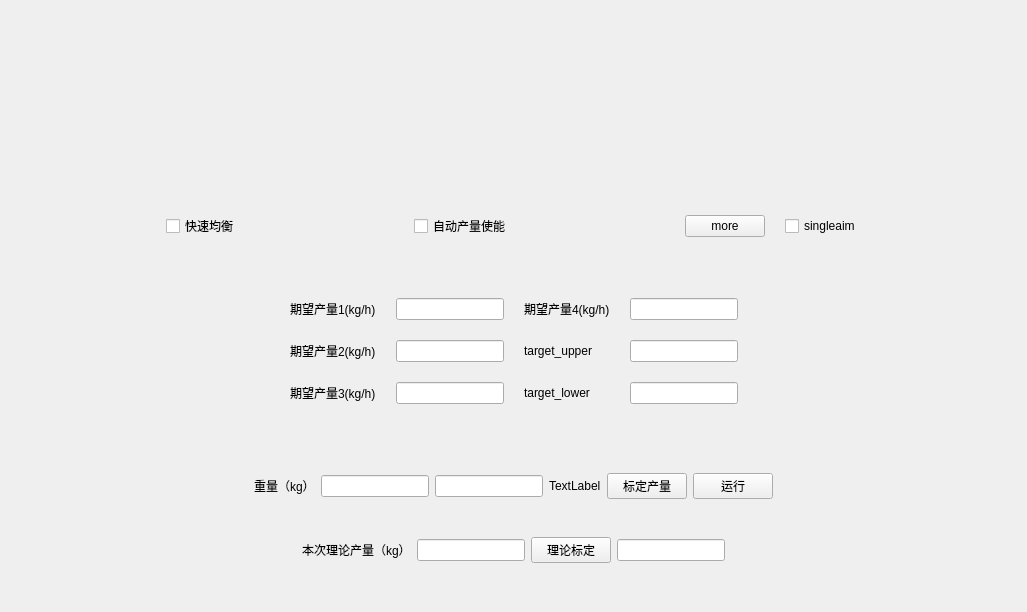
<?xml version="1.0" encoding="UTF-8"?>
<ui version="4.0">
 <class>FeederAotuAjust</class>
 <widget class="QWidget" name="FeederAotuAjust">
  <property name="geometry">
   <rect>
    <x>0</x>
    <y>0</y>
    <width>1027</width>
    <height>612</height>
   </rect>
  </property>
  <property name="windowTitle">
   <string notr="true">Form</string>
  </property>
  <layout class="QVBoxLayout" name="verticalLayout" stretch="1,0,1,0,3,0,0,0">
   <property name="spacing">
    <number>20</number>
   </property>
   <property name="bottomMargin">
    <number>40</number>
   </property>
   <item>
    <layout class="QHBoxLayout" name="horizontalLayout_5">
     <item>
      <spacer name="horizontalSpacer_7">
       <property name="orientation">
        <enum>Qt::Horizontal</enum>
       </property>
       <property name="sizeHint" stdset="0">
        <size>
         <width>40</width>
         <height>20</height>
        </size>
       </property>
      </spacer>
     </item>
     <item>
      <widget class="UiGroupWidget" name="groupWidget" native="true"/>
     </item>
     <item>
      <spacer name="horizontalSpacer_8">
       <property name="orientation">
        <enum>Qt::Horizontal</enum>
       </property>
       <property name="sizeHint" stdset="0">
        <size>
         <width>40</width>
         <height>20</height>
        </size>
       </property>
      </spacer>
     </item>
    </layout>
   </item>
   <item>
    <spacer name="verticalSpacer">
     <property name="orientation">
      <enum>Qt::Vertical</enum>
     </property>
     <property name="sizeHint" stdset="0">
      <size>
       <width>20</width>
       <height>40</height>
      </size>
     </property>
    </spacer>
   </item>
   <item>
    <layout class="QHBoxLayout" name="horizontalLayout_2">
     <item>
      <spacer name="horizontalSpacer">
       <property name="orientation">
        <enum>Qt::Horizontal</enum>
       </property>
       <property name="sizeHint" stdset="0">
        <size>
         <width>40</width>
         <height>20</height>
        </size>
       </property>
      </spacer>
     </item>
     <item>
      <widget class="QCheckBox" name="checkBox_quick_balance">
       <property name="text">
        <string notr="true">快速均衡</string>
       </property>
      </widget>
     </item>
     <item>
      <spacer name="horizontalSpacer_11">
       <property name="orientation">
        <enum>Qt::Horizontal</enum>
       </property>
       <property name="sizeHint" stdset="0">
        <size>
         <width>40</width>
         <height>20</height>
        </size>
       </property>
      </spacer>
     </item>
     <item>
      <layout class="QHBoxLayout" name="horizontalLayout">
       <item>
        <widget class="QCheckBox" name="checkBox_enable">
         <property name="text">
          <string notr="true">自动产量使能</string>
         </property>
        </widget>
       </item>
      </layout>
     </item>
     <item>
      <spacer name="horizontalSpacer_12">
       <property name="orientation">
        <enum>Qt::Horizontal</enum>
       </property>
       <property name="sizeHint" stdset="0">
        <size>
         <width>40</width>
         <height>20</height>
        </size>
       </property>
      </spacer>
     </item>
     <item>
      <widget class="QPushButton" name="chuteBalSetBtn">
       <property name="text">
        <string>more</string>
       </property>
      </widget>
     </item>
     <item>
      <widget class="QCheckBox" name="singleaimcheckBox">
       <property name="text">
        <string notr="true">singleaim</string>
       </property>
      </widget>
     </item>
     <item>
      <spacer name="horizontalSpacer_2">
       <property name="orientation">
        <enum>Qt::Horizontal</enum>
       </property>
       <property name="sizeHint" stdset="0">
        <size>
         <width>40</width>
         <height>20</height>
        </size>
       </property>
      </spacer>
     </item>
    </layout>
   </item>
   <item>
    <spacer name="verticalSpacer_3">
     <property name="orientation">
      <enum>Qt::Vertical</enum>
     </property>
     <property name="sizeHint" stdset="0">
      <size>
       <width>20</width>
       <height>40</height>
      </size>
     </property>
    </spacer>
   </item>
   <item>
    <layout class="QHBoxLayout" name="horizontalLayout_3">
     <item>
      <spacer name="horizontalSpacer_3">
       <property name="orientation">
        <enum>Qt::Horizontal</enum>
       </property>
       <property name="sizeHint" stdset="0">
        <size>
         <width>40</width>
         <height>20</height>
        </size>
       </property>
      </spacer>
     </item>
     <item>
      <layout class="QGridLayout" name="gridLayout">
       <item row="0" column="0">
        <widget class="QLabel" name="label_target_1">
         <property name="text">
          <string notr="true">期望产量1(kg/h)</string>
         </property>
        </widget>
       </item>
       <item row="2" column="1">
        <widget class="myLineEdit" name="target_flow_2_edit">
         <property name="alignment">
          <set>Qt::AlignCenter</set>
         </property>
        </widget>
       </item>
       <item row="2" column="0">
        <widget class="QLabel" name="label_target_2">
         <property name="text">
          <string notr="true">期望产量2(kg/h)</string>
         </property>
        </widget>
       </item>
       <item row="0" column="1">
        <widget class="myLineEdit" name="target_flow_1_edit">
         <property name="alignment">
          <set>Qt::AlignCenter</set>
         </property>
        </widget>
       </item>
       <item row="3" column="1">
        <widget class="myLineEdit" name="target_flow_3_edit">
         <property name="alignment">
          <set>Qt::AlignCenter</set>
         </property>
        </widget>
       </item>
       <item row="3" column="0">
        <widget class="QLabel" name="label_target_3">
         <property name="text">
          <string notr="true">期望产量3(kg/h)</string>
         </property>
        </widget>
       </item>
       <item row="2" column="2">
        <widget class="QLabel" name="label_target_upper">
         <property name="text">
          <string notr="true">target_upper</string>
         </property>
        </widget>
       </item>
       <item row="2" column="3">
        <widget class="myLineEdit" name="target_upper_edit">
         <property name="alignment">
          <set>Qt::AlignCenter</set>
         </property>
        </widget>
       </item>
       <item row="3" column="2">
        <widget class="QLabel" name="label_target_lower">
         <property name="text">
          <string notr="true">target_lower</string>
         </property>
        </widget>
       </item>
       <item row="0" column="2">
        <widget class="QLabel" name="label_target_4">
         <property name="text">
          <string notr="true">期望产量4(kg/h)</string>
         </property>
        </widget>
       </item>
       <item row="3" column="3">
        <widget class="myLineEdit" name="target_lower_edit">
         <property name="alignment">
          <set>Qt::AlignCenter</set>
         </property>
        </widget>
       </item>
       <item row="0" column="3">
        <widget class="myLineEdit" name="target_flow_4_edit">
         <property name="alignment">
          <set>Qt::AlignCenter</set>
         </property>
        </widget>
       </item>
      </layout>
     </item>
     <item>
      <spacer name="horizontalSpacer_4">
       <property name="orientation">
        <enum>Qt::Horizontal</enum>
       </property>
       <property name="sizeHint" stdset="0">
        <size>
         <width>40</width>
         <height>20</height>
        </size>
       </property>
      </spacer>
     </item>
    </layout>
   </item>
   <item>
    <spacer name="verticalSpacer_2">
     <property name="orientation">
      <enum>Qt::Vertical</enum>
     </property>
     <property name="sizeHint" stdset="0">
      <size>
       <width>20</width>
       <height>40</height>
      </size>
     </property>
    </spacer>
   </item>
   <item>
    <widget class="QWidget" name="throughoutwiget1" native="true">
     <layout class="QHBoxLayout" name="horizontalLayout_4">
      <item>
       <spacer name="horizontalSpacer_5">
        <property name="orientation">
         <enum>Qt::Horizontal</enum>
        </property>
        <property name="sizeHint" stdset="0">
         <size>
          <width>40</width>
          <height>20</height>
         </size>
        </property>
       </spacer>
      </item>
      <item>
       <layout class="QHBoxLayout" name="horizontalLayout_6">
        <item>
         <widget class="QLabel" name="label_quality">
          <property name="text">
           <string notr="true">重量（kg）</string>
          </property>
         </widget>
        </item>
        <item>
         <widget class="myLineEdit" name="quality_edit">
          <property name="alignment">
           <set>Qt::AlignCenter</set>
          </property>
         </widget>
        </item>
        <item>
         <widget class="myLineEdit" name="flow_value">
          <property name="alignment">
           <set>Qt::AlignCenter</set>
          </property>
         </widget>
        </item>
        <item>
         <widget class="QLabel" name="label_coff">
          <property name="text">
           <string notr="true">TextLabel</string>
          </property>
         </widget>
        </item>
        <item>
         <widget class="QPushButton" name="pushButton">
          <property name="text">
           <string notr="true">标定产量</string>
          </property>
         </widget>
        </item>
        <item>
         <widget class="QPushButton" name="startBtn">
          <property name="focusPolicy">
           <enum>Qt::NoFocus</enum>
          </property>
          <property name="text">
           <string notr="true">运行</string>
          </property>
         </widget>
        </item>
       </layout>
      </item>
      <item>
       <spacer name="horizontalSpacer_6">
        <property name="orientation">
         <enum>Qt::Horizontal</enum>
        </property>
        <property name="sizeHint" stdset="0">
         <size>
          <width>40</width>
          <height>20</height>
         </size>
        </property>
       </spacer>
      </item>
     </layout>
    </widget>
   </item>
   <item>
    <widget class="QWidget" name="throughoutcaliwiget" native="true">
     <layout class="QHBoxLayout" name="horizontalLayout_7">
      <item>
       <spacer name="horizontalSpacer_9">
        <property name="orientation">
         <enum>Qt::Horizontal</enum>
        </property>
        <property name="sizeHint" stdset="0">
         <size>
          <width>40</width>
          <height>20</height>
         </size>
        </property>
       </spacer>
      </item>
      <item>
       <layout class="QHBoxLayout" name="horizontalLayout_8">
        <item>
         <widget class="QLabel" name="label_quality_2">
          <property name="text">
           <string notr="true">本次理论产量（kg）</string>
          </property>
         </widget>
        </item>
        <item>
         <widget class="myLineEdit" name="quality_edit_2">
          <property name="alignment">
           <set>Qt::AlignCenter</set>
          </property>
         </widget>
        </item>
        <item>
         <widget class="QPushButton" name="pushButton_2">
          <property name="text">
           <string notr="true">理论标定</string>
          </property>
         </widget>
        </item>
        <item>
         <widget class="myLineEdit" name="ajust_range_edit">
          <property name="alignment">
           <set>Qt::AlignCenter</set>
          </property>
         </widget>
        </item>
       </layout>
      </item>
      <item>
       <spacer name="horizontalSpacer_10">
        <property name="orientation">
         <enum>Qt::Horizontal</enum>
        </property>
        <property name="sizeHint" stdset="0">
         <size>
          <width>40</width>
          <height>20</height>
         </size>
        </property>
       </spacer>
      </item>
     </layout>
    </widget>
   </item>
  </layout>
 </widget>
 <customwidgets>
  <customwidget>
   <class>myLineEdit</class>
   <extends>QLineEdit</extends>
   <header location="global">mysortwidget/mylineedit.h</header>
  </customwidget>
  <customwidget>
   <class>UiGroupWidget</class>
   <extends>QWidget</extends>
   <header location="global">../uikits/src/UiGroupWidget.h</header>
   <container>1</container>
  </customwidget>
 </customwidgets>
 <resources/>
 <connections/>
</ui>
